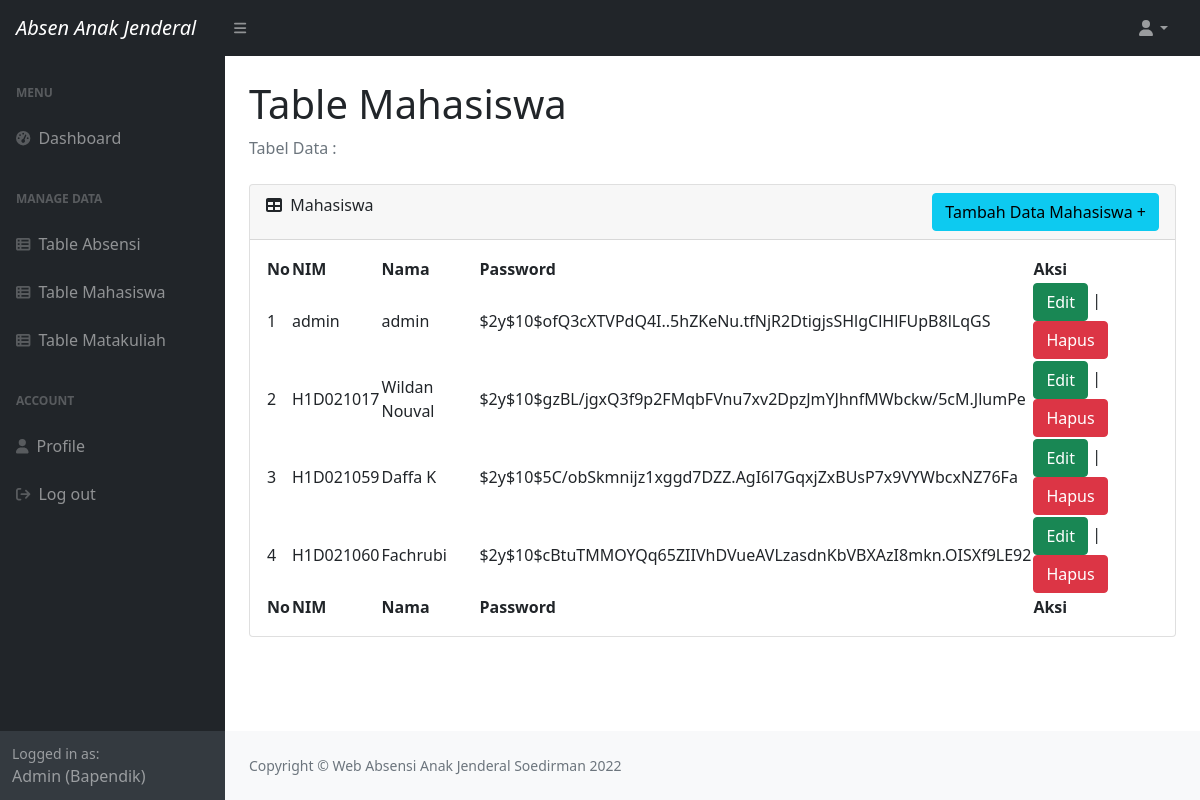
Screenshot of /crudmahasiswa.php (signed in) with the database file from the repository.
### tables this page shows
CREATE TABLE `mahasiswa` (
  `nim` varchar(9) NOT NULL,
  `nama` varchar(50) NOT NULL,
  `password` varchar(255) NOT NULL
);

### crudmahasiswa.php (the view, shortened to what this page needs)
<?php
include "koneksi.php";
?>
<!DOCTYPE html>
<html lang="en">
<head>
    <link href="https://cdn.jsdelivr.net/npm/simple-datatables@latest/dist/style.css" rel="stylesheet" />
    <link href="styles/dashboard.css" rel="stylesheet" />
</head>
<body class="sb-nav-fixed">
    <nav class="sb-topnav navbar navbar-expand navbar-dark bg-dark">
        <a class="navbar-brand ps-3" href="dashboard.php" style="font-style:italic;">Absen Anak Jenderal</a>
        <button class="btn btn-link btn-sm order-1 order-lg-0 me-4 me-lg-0" id="sidebarToggle" href="#!"><i
                class="fas fa-bars"></i></button>
        <ul class="navbar-nav ms-auto ms-md-0 me-3 me-lg-4">
            <li class="nav-item dropdown">
                <a class="nav-link dropdown-toggle" id="navbarDropdown" href="#" role="button" data-bs-toggle="dropdown"
                    aria-expanded="false"><i class="fas fa-user fa-fw"></i></a>
            </li>
        </ul>
    </nav>
    <div id="layoutSidenav">
        <div id="layoutSidenav_nav">
            <nav class="sb-sidenav accordion sb-sidenav-dark" id="sidenavAccordion">
                <div class="sb-sidenav-menu">
                    <div class="nav">
                        <div class="sb-sidenav-menu-heading">Menu</div>
                        <a class="nav-link" href="dashboard.php">
                            <div class="sb-nav-link-icon"><i class="fas fa-tachometer-alt"></i></div>
                            Dashboard
                        </a>
                        <div class="sb-sidenav-menu-heading">Manage Data</div>
                        <a class="nav-link" href="crudabsen.php">
                            <div class="sb-nav-link-icon"><i class="fas fa-table-list"></i></div>
                            Table Absensi
                        </a>
                        <a class="nav-link" href="crudmahasiswa.php">
                            <div class="sb-nav-link-icon"><i class="fas fa-table-list"></i></div>
                            Table Mahasiswa
                        </a>
                        <a class="nav-link collapsed" href="crudmatakuliah.php">
                            <div class="sb-nav-link-icon"><i class="fas fa-table-list"></i></div>
                            Table Matakuliah
                        </a>
                        <div class="sb-sidenav-menu-heading">Account</div>
                        <a class="nav-link" href="profile.php">
                            <div class="sb-nav-link-icon"><i class="fas fa-user"></i></div>
                            Profile
                        </a>
                        <a class="nav-link" href="destroy.php">
                            <div class="sb-nav-link-icon"><i class="fas fa-arrow-right-from-bracket"></i></div>
                            Log out
                        </a>
                    </div>
                </div>
                <div class="sb-sidenav-footer">
                    <div class="small">Logged in as:</div>
                    Admin (Bapendik)
                </div>
            </nav>
        </div>
        <div id="layoutSidenav_content">
            <main>
                <div class="container-fluid px-4">
                    <h1 class="mt-4">Table Mahasiswa</h1>
                    <ol class="breadcrumb mb-4">
                        <li class="breadcrumb-item active">Tabel Data :</li>
                    </ol>
                    <div class="card mb-4">
                        <div class="card-header">
                            <i class="fas fa-table me-1"></i>
                            Mahasiswa
                            <a href="absenAdmin.php" class="btn btn-info float-end">Tambah Data Mahasiswa +</a>
                        </div>
                        <div class="card-body">
                            <table id="datatablesSimple">
                                <thead>
                                    <tr>
                                        <th>No</th>
                                        <th>NIM</th>
                                        <th>Nama</th>
                                        <th>Password</th>
                                        <th>Aksi</th>
                                    </tr>
                                </thead>
                                <tfoot>
                                    <tr>
                                        <th>No</th>
                                        <th>NIM</th>
                                        <th>Nama</th>
                                        <th>Password</th>
                                        <th>Aksi</th>
                                    </tr>
                                </tfoot>
                                <tbody>
                                    <?php
                                    $query="SELECT * FROM mahasiswa ORDER BY nim ASC";
                                    $result=mysqli_query($conn,$query);
                                    $no = 1;
                                    while($row = mysqli_fetch_array($result)){
                                        ?>
                                    <tr>
                                        <td><?php echo $no ?></td>
                                        <td><?php echo $row['nim']; ?></td>
                                        <td><?php echo $row['nama']; ?></td>
                                        <td><?php echo $row['password'] ?></td>
                                        <td>
                                            <a class="btn btn-success"
                                                href="form_edit_mahasiswa.php?nim=<?php echo $row['nim']; ?>">Edit</a> |
                                            <a class="btn btn-danger"
                                                href="proses_delete_mahasiswa.php?nim=<?php echo $row['nim']; ?>"
                                                onclick="return confirm('Anda yakin akan menghapus data ini?')">Hapus</a>
                                        </td>
                                    </tr>
                                    <?php
                                        $no++;
                                    }
                                    ?>
                                </tbody>
                            </table>
                        </div>
                    </div>
                </div>
            </main>
            <footer class="py-4 bg-light mt-auto">
                <div class="container-fluid px-4">
                    <div class="d-flex align-items-center justify-content-between small">
                        <div class="text-muted">Copyright &copy; Web Absensi Anak Jenderal Soedirman 2022</div>
                    </div>
                </div>
            </footer>
        </div>
    </div>
</body>
</html>

### rows the page displays
mahasiswa: nim "admin", nama "admin", password "$2y$10$ofQ3cXTVPdQ4I..5hZKeNu.tfNjR2DtigjsSHlgClHlFUpB8lLqGS"
mahasiswa: nim "H1D021017", nama "Wildan Nouval", password "$2y$10$gzBL/jgxQ3f9p2FMqbFVnu7xv2DpzJmYJhnfMWbckw/5cM.JlumPe"
mahasiswa: nim "H1D021059", nama "Daffa K", password "$2y$10$5C/obSkmnijz1xggd7DZZ.AgI6l7GqxjZxBUsP7x9VYWbcxNZ76Fa"
mahasiswa: nim "H1D021060", nama "Fachrubi", password "$2y$10$cBtuTMMOYQq65ZIIVhDVueAVLzasdnKbVBXAzI8mkn.OISXf9LE92"
